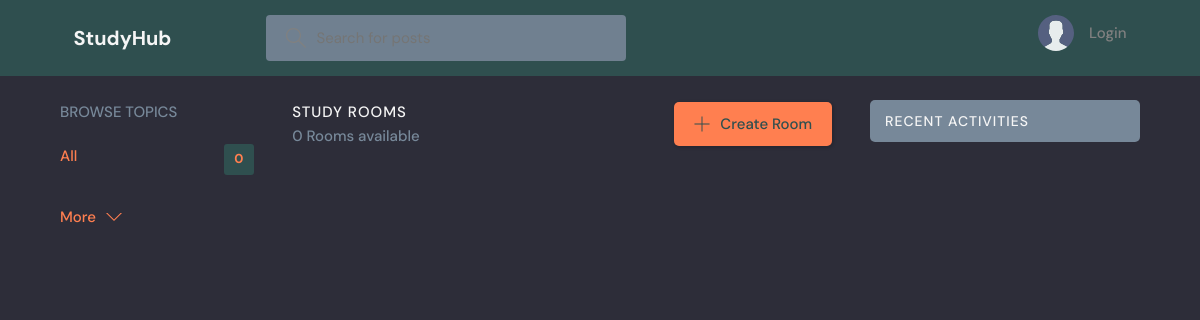
The app's page /, older data.
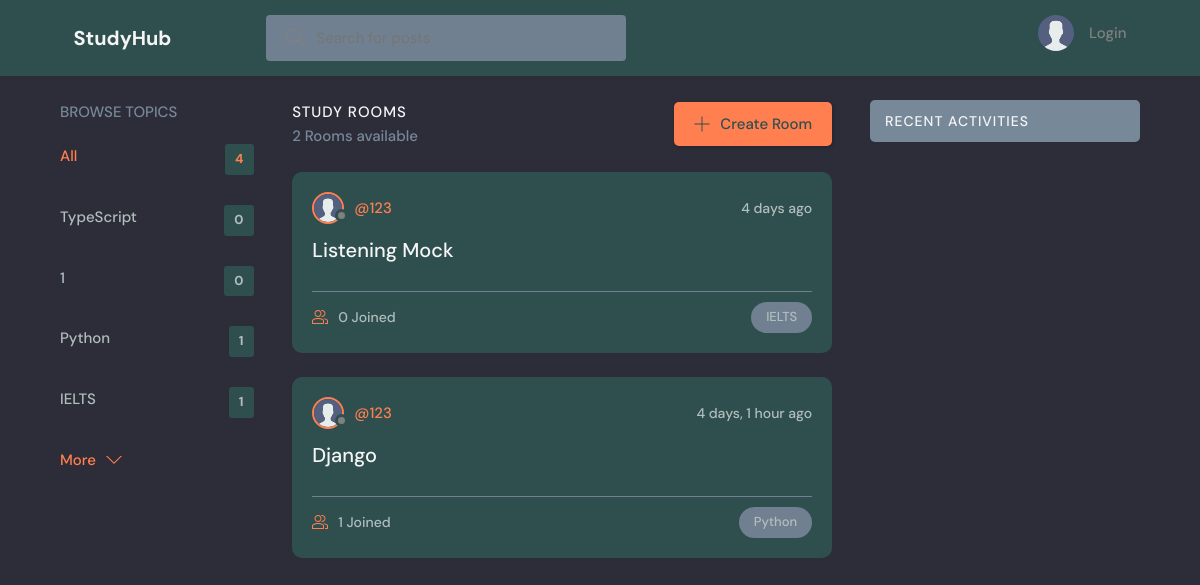
The same page, newer data.
### study_project/models.py (models this page shows, shortened)
class Topic(models.Model):
    name = models.CharField(max_length=200)

class Room(models.Model):
    host = models.ForeignKey(User, on_delete=models.SET_NULL, null=True)
    topic = models.ForeignKey(Topic, on_delete=models.SET_NULL, null=True)
    name = models.CharField(max_length=200)
    description = models.TextField(null=True, blank=True)
    participants = models.ManyToManyField(
        User, related_name='participants', blank=True)
    updated = models.DateTimeField(auto_now=True)
    created = models.DateTimeField(auto_now_add=True)
    class Meta:
        ordering = ['-updated', '-created']

class User(AbstractUser):
    name = models.CharField(max_length=200, null=True)
    email = models.EmailField(unique=True, null=True)
    bio = models.TextField(null=True)
    avatar = models.ImageField(null=True, default="avatar.svg")
    groups = models.ManyToManyField(
        'auth.Group',
        related_name='auth_users',
        related_query_name='auth_user_set',
        blank=True,
        help_text='The groups this user belongs to. A user will get all permissions granted to each of their groups.',
        verbose_name='groups',
    )
    user_permissions = models.ManyToManyField(
        'auth.Permission',
        related_name='auth_users',
        related_query_name='auth_user_set',
        blank=True,
        help_text='Specific permissions for this user.',
        verbose_name='user permissions',
    )
    USERNAME_FIELD = 'email'
    REQUIRED_FIELDS = []

### study_project/views.py (the view)
# urls.py: path('', views.home, name="home"),
def home(request):
    q = request.GET.get('q') if request.GET.get('q') != None else ''
    rooms = Room.objects.filter(
        Q(topic__name__icontains=q) |
        Q(name__icontains=q) |
        Q(description__icontains=q)
    )
    topics = Topic.objects.all()[0:10]
    room_count = rooms.count()
    rooms_messages = Message.objects.filter(
        Q(room__topic__name__icontains=q))[0:5]
    context = {'rooms': rooms, 'topics': topics, 'room_count': room_count, 'rooms_messages': rooms_messages}
    return render(request, 'study_project/home.html', context)

### study_project/templates/study_project/home.html (shortened to what this page needs)
{% extends 'main.html' %}
{% block content %}
<main class="layout layout--3">
  <div class="container">
    {% include 'study_project/topics_component.html' %}
    <div class="roomList">
      <div class="roomList__header">
        <div>
          <h2>Study Rooms</h2>
          <p>{{room_count}} Rooms available</p>
        </div>
        <a class="btn btn--main" href="{% url 'create-room' %}">
          <svg version="1.1" xmlns="http://www.w3.org/2000/svg" width="32" height="32" viewBox="0 0 32 32">
            <title>add</title>
            <path
              d="M16.943 0.943h-1.885v14.115h-14.115v1.885h14.115v14.115h1.885v-14.115h14.115v-1.885h-14.115v-14.115z">
            </path>
          </svg>
          Create Room
        </a>
      </div>
      {% include 'study_project/feed_component.html' %}
    </div>
    {% include 'study_project/activity_component.html' %}
  </div>
</main>
{% endblock %}

### study_project/templates/study_project/topics_component.html
<div class="topics">
    <div class="topics__header">
        <h2>Browse Topics</h2>
    </div>
    <ul class="topics__list">
        <li>
            <a href="{% url 'home' %}" class="active">All <span>{{topics.count}}</span></a>
        </li>
        {% for topic in topics %}
        <li>
            <a href="{% url 'home' %}?q={{topic.name}}">{{topic.name}}<span>{{topic.room_set.all.count}}</span></a>
        </li>
        {% endfor %}
    </ul>
    <a class="btn btn--link" href="{% url 'topics' %}">
        More
        <svg version="1.1" xmlns="http://www.w3.org/2000/svg" width="32" height="32" viewBox="0 0 32 32">
            <title>chevron-down</title>
            <path d="M16 21l-13-13h-3l16 16 16-16h-3l-13 13z"></path>
        </svg>
    </a>
</div>

### study_project/templates/study_project/feed_component.html (shortened to what this page needs)
{% for room in rooms %}
<div class="roomListRoom">
    <div class="roomListRoom__header">
        <a href="{% url 'user-profile' room.host.id %}" class="roomListRoom__author">
            <div class="avatar avatar--small">
                <img src="{{room.host.avatar.url}}" />
            </div>
            <span>@{{room.host.username}}</span>
        </a>
        <div class="roomListRoom__actions">
            <span>{{room.created|timesince}} ago</span>
        </div>
    </div>
    <div class="roomListRoom__content">
        <a href="{% url 'room' room.id %}">{{room.name}}</a>
    </div>
    <div class="roomListRoom__meta">
        <a href="{% url 'room' room.id %}" class="roomListRoom__joined">
            {{room.participants.all.count}} Joined
        </a>
        <p class="roomListRoom__topic">{{room.topic.name}}</p>
    </div>
</div>
{% endfor %}

Row changes from the older to the newer data that the page shows:
added Topic: name "TypeScript", room_set.all.count "0"
added Topic: name "1", room_set.all.count "0"
added Topic: name "Python", room_set.all.count "1"
added Topic: name "IELTS", room_set.all.count "1"
added Room: host.avatar (placeholder picture), host.username "123", created "4 days", name "Listening Mock", participants.all.count "0", topic.name "IELTS"
added Room: host.avatar (placeholder picture), host.username "123", created "4 days, 1 hour", name "Django", participants.all.count "1", topic.name "Python"
Text that changed along with them:
{{ topics.count }}: "0" → "4"
{{ room_count }}: "0" → "2"
